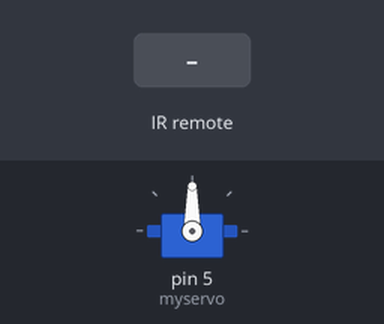
Bench run of a sketch on a simulated Arduino Uno, built with avr-gcc and run on an emulated ATmega328P. On the bench: servo. Inputs (shaded band) come from the test bench. What the sketch prints to the serial monitor is not drawn.

Above: at 1.2 s.
1.3 s: infrared code 0xFF02FD received
At 1.79 s:
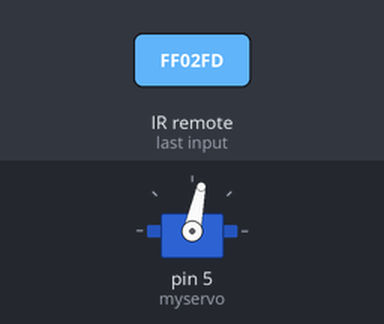
At 2.55 s:
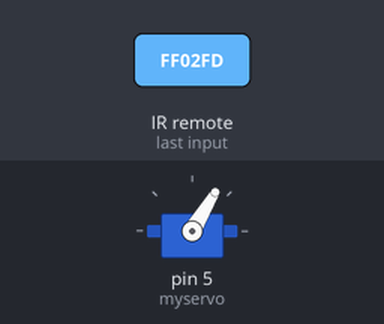
4.3 s: infrared code 0xFFC23D received
At 4.3 s:
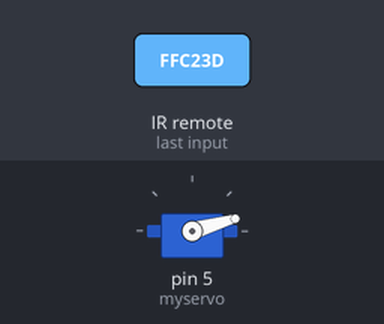
Timing chart, 0 to 7.3 s (numbered marks = the images above; inputs shaded):
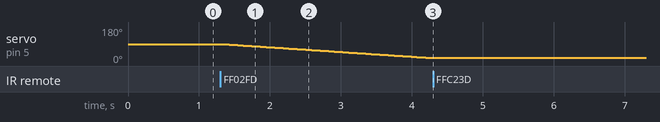

The sketch:

L11-IR_Servo.ino
```cpp
#include <IRremote.h>
#include <Servo.h>

Servo myservo;
int RECV_PIN = 7;

IRrecv irrecv(RECV_PIN);

decode_results results;

int pos = 90;
void setup()
{
  Serial.begin(9600);
  Serial.println("Enabling IRin");  // remind enabling IR
  irrecv.enableIRIn(); // Start the receiver
  Serial.println("Enabled IRin");
  myservo.attach(5);  // attaches the servo on pin 2 to the servo object

}

// left  16712445 right  16761405

void loop() {
  if (irrecv.decode(&results)) {
   if (results.value == 16761405) {
      for (pos; pos <= 89; pos += 1) { // goes from 0 degrees to 90 degrees
        // in steps of 1 degree
        myservo.write(pos);              // tell servo to go to position in variable 'pos'

        delay(40);                       // waits 15ms for the servo to reach the position
        if (irrecv.decode(&results)) {
          irrecv.resume();
          if (results.value == 16712445)
            break;
        }
      }
    }

    if (results.value == 16712445) {    // fan swing to right
      for (pos; pos >= 1; pos -= 1) { // goes from 90 degrees to 0 degrees
        myservo.write(pos);              // tell servo to go to position in variable 'pos'
        delay(40);                       // waits 15ms for the servo to reach the position

        if (irrecv.decode(&results)) {
          irrecv.resume();
          if (results.value == 16761405)
            break;
        }
      }
    }
    Serial.println(pos);
    Serial.println(results.value, HEX);
    Serial.println(results.value);
    irrecv.resume();                    //recive next intrustion

  }
  delay(100);
}
```

Measured:
- after the input at 1.3 s, servo on pin 5 (myservo): moves from 90° to 16° over 2.9 s, starting at once
- after the input at 4.3 s, servo on pin 5 (myservo): stays 16° (without the input it goes to 15° after 0.01 s)
